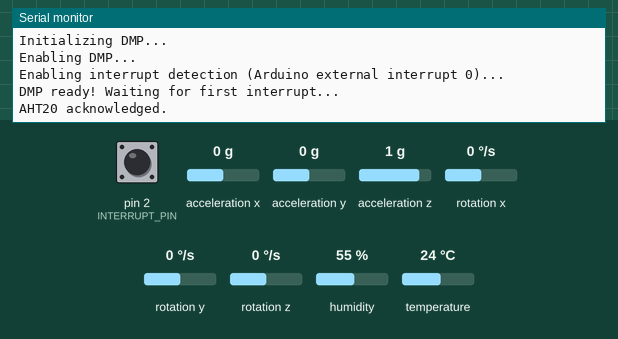
Recording of a sketch running on a simulated Arduino Uno, built with avr-gcc and run on an emulated ATmega328P. Parts: the last lines printed to the serial monitor. The inputs (shaded band) are chosen by the test bench; at power-on: acceleration x 0 g, acceleration y 0 g, acceleration z 1 g, rotation z 0 °/s, humidity 55 %, pin 2 (INTERRUPT_PIN) LOW, rotation x 0 °/s, rotation y 0 °/s, temperature 24 °C. The sensor or clock chip raises its interrupt line as the real part does.

Above: at 1.7 s.
1.8 s: acceleration x set to -1.4 g
At 4.5 s:
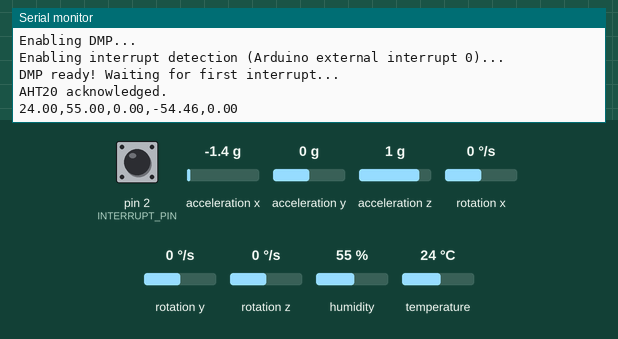
9.2 s: acceleration y set to -1.4 g
At 10.2 s:
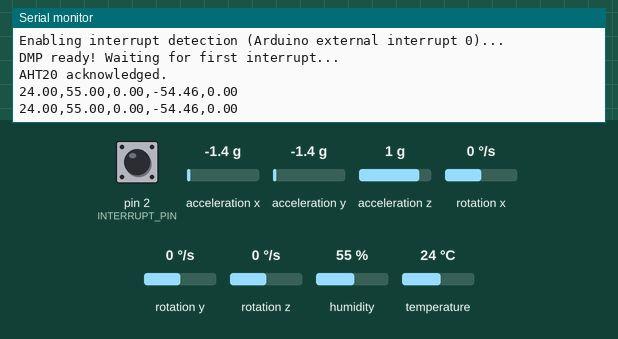
10.7 s: acceleration z set to -1.4 g
At 12.1 s:
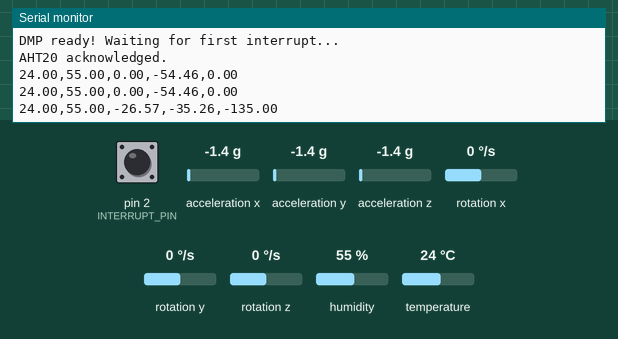
12.2 s: rotation z set to -192 °/s
13.7 s: humidity set to 22 %
At 16.06 s:
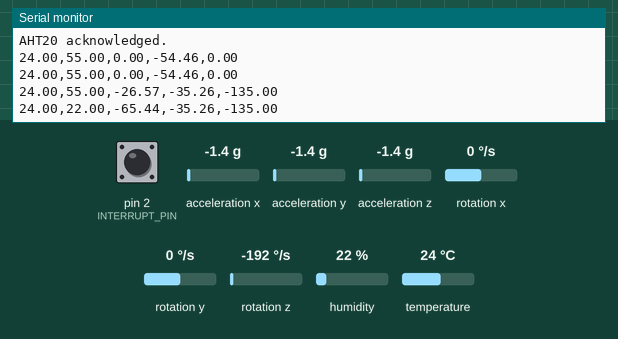
Timing chart, 0 to 16.2 s (numbered marks = the images above; inputs shaded):
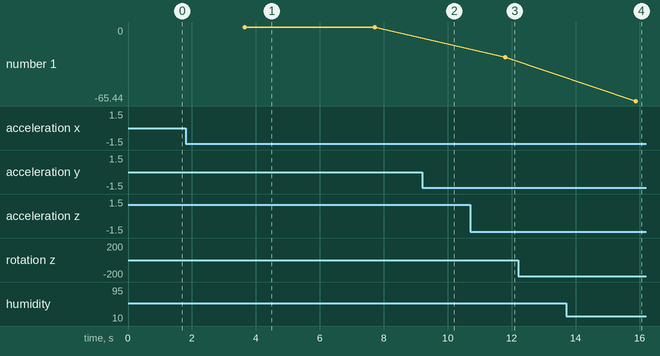

Measured:
- after the input at 1.8 s, the serial monitor: prints a new line after 1.8 s (image 1)
- after the input at 10.7 s, the serial monitor: prints a new line after 1.1 s (image 3)
- after the input at 13.7 s, the serial monitor: prints a new line after 2.2 s (image 4)
- plotted number 1: 0 → -26.57 after the input at 10.7 s

The sketch:

main.ino
```cpp
/*
   Arduino and MPU6050 Accelerometer and Gyroscope Sensor Tutorial
   by Dejan, https://howtomechatronics.com
*/
#include <Wire.h>
#include <AHT20.h>
#include "MPU6050_6Axis_MotionApps20.h"

AHT20 aht20;
float temperature, humidity;

#define INTERRUPT_PIN 2  // use pin 2 on Arduino Uno & most boards
MPU6050 mpu;
Quaternion q;           // [w, x, y, z]         quaternion container
VectorInt16 aa;         // [x, y, z]            accel sensor measurements
VectorInt16 aaReal;     // [x, y, z]            gravity-free accel sensor measurements
VectorInt16 aaWorld;    // [x, y, z]            world-frame accel sensor measurements
VectorFloat gravity;    // [x, y, z]            gravity vector
float euler[3];         // [psi, theta, phi]    Euler angle container
float ypr[3];           // [yaw, pitch, roll]   yaw/pitch/roll container and gravity vector
bool dmpReady = false;  // set true if DMP init was successful
uint8_t mpuIntStatus;   // holds actual interrupt status byte from MPU
uint8_t devStatus;      // return status after each device operation (0 = success, !0 = error)
uint16_t packetSize;    // expected DMP packet size (default is 42 bytes)
uint16_t fifoCount;     // count of all bytes currently in FIFO
uint8_t fifoBuffer[64]; // FIFO storage buffer
float roll, pitch, yaw;

// const int MPU = 0x68; // MPU6050 I2C address
// float AccX, AccY, AccZ;
// float GyroX, GyroY, GyroZ;
// float accAngleX, accAngleY, gyroAngleX, gyroAngleY, gyroAngleZ;
// float roll, pitch, yaw;
// float AccErrorX, AccErrorY, GyroErrorX, GyroErrorY, GyroErrorZ;
// float elapsedTime, currentTime, previousTime;
// int c = 0;

int current = 0;
int publish = 2000;
int step = 1000;

volatile bool mpuInterrupt = false;     // indicates whether MPU interrupt pin has gone high
void dmpDataReady() {
    mpuInterrupt = true;
}

void setup() {
  Serial.begin(19200);
  pinMode(INTERRUPT_PIN, INPUT);
  Wire.begin();                      // Initialize comunication
  Wire.setClock(400000);
  // Wire.beginTransmission(MPU);       // Start communication with MPU6050 // MPU=0x68
  // Wire.write(0x6B);                  // Talk to the register 6B
  // Wire.write(0x00);                  // Make reset - place a 0 into the 6B register
  // Wire.endTransmission(true);        //end the transmission
  /*
  // Configure Accelerometer Sensitivity - Full Scale Range (default +/- 2g)
  Wire.beginTransmission(MPU);
  Wire.write(0x1C);                  //Talk to the ACCEL_CONFIG register (1C hex)
  Wire.write(0x10);                  //Set the register bits as 00010000 (+/- 8g full scale range)
  Wire.endTransmission(true);
  // Configure Gyro Sensitivity - Full Scale Range (default +/- 250deg/s)
  Wire.beginTransmission(MPU);
  Wire.write(0x1B);                   // Talk to the GYRO_CONFIG register (1B hex)
  Wire.write(0x10);                   // Set the register bits as 00010000 (1000deg/s full scale)
  Wire.endTransmission(true);
  delay(20);
  */
  // Call this function if you need to get the IMU error values for your module
  // calculate_IMU_error();
  mpu.initialize();

  // verify connection
    Serial.println(F("Testing device connections..."));
    Serial.println(mpu.testConnection() ? F("MPU6050 connection successful") : F("MPU6050 connection failed"));

    // load and configure the DMP
    Serial.println(F("Initializing DMP..."));
    devStatus = mpu.dmpInitialize();

    // supply your own gyro offsets here, scaled for min sensitivity
    mpu.setXGyroOffset(220);
    mpu.setYGyroOffset(76);
    mpu.setZGyroOffset(-85);
    mpu.setZAccelOffset(1788); // 1688 factory default for my test chip

    // make sure it worked (returns 0 if so)
    if (devStatus == 0) {
        // Calibration Time: generate offsets and calibrate our MPU6050
        mpu.CalibrateAccel(6);
        mpu.CalibrateGyro(6);
        mpu.PrintActiveOffsets();
        // turn on the DMP, now that it's ready
        Serial.println(F("Enabling DMP..."));
        mpu.setDMPEnabled(true);

        // enable Arduino interrupt detection
        Serial.print(F("Enabling interrupt detection (Arduino external interrupt "));
        Serial.print(digitalPinToInterrupt(INTERRUPT_PIN));
        Serial.println(F(")..."));
        attachInterrupt(digitalPinToInterrupt(INTERRUPT_PIN), dmpDataReady, RISING);
        mpuIntStatus = mpu.getIntStatus();

        // set our DMP Ready flag so the main loop() function knows it's okay to use it
        Serial.println(F("DMP ready! Waiting for first interrupt..."));
        dmpReady = true;

        // get expected DMP packet size for later comparison
        packetSize = mpu.dmpGetFIFOPacketSize();
    } else {
        // ERROR!
        // 1 = initial memory load failed
        // 2 = DMP configuration updates failed
        // (if it's going to break, usually the code will be 1)
        Serial.print(F("DMP Initialization failed (code "));
        Serial.print(devStatus);
        Serial.println(F(")"));
    }

  //Check if the AHT20 will acknowledge
  if (aht20.begin() == false)
  {
    Serial.println("AHT20 not detected. Please check wiring. Freezing.");
    while (1);
  }
  temperature = -99.;
  humidity = -99.;
  Serial.println("AHT20 acknowledged.");
  delay(20);
}
void loop() {
  // === Read acceleromter data === //
  // Wire.beginTransmission(MPU);
  // Wire.write(0x3B); // Start with register 0x3B (ACCEL_XOUT_H)
  // Wire.endTransmission(false);
  // Wire.requestFrom(MPU, 6, true); // Read 6 registers total, each axis value is stored in 2 registers
  // //For a range of +-2g, we need to divide the raw values by 16384, according to the datasheet
  // AccX = (Wire.read() << 8 | Wire.read()) / 16384.0; // X-axis value
  // AccY = (Wire.read() << 8 | Wire.read()) / 16384.0; // Y-axis value
  // AccZ = (Wire.read() << 8 | Wire.read()) / 16384.0; // Z-axis value
  // // Calculating Roll and Pitch from the accelerometer data
  // accAngleX = (atan(AccY / sqrt(pow(AccX, 2) + pow(AccZ, 2))) * 180 / PI) - 0.58; // AccErrorX ~(0.58) See the calculate_IMU_error()custom function for more details
  // accAngleY = (atan(-1 * AccX / sqrt(pow(AccY, 2) + pow(AccZ, 2))) * 180 / PI) + 1.58; // AccErrorY ~(-1.58)
  // // === Read gyroscope data === //
  // previousTime = currentTime;        // Previous time is stored before the actual time read
  // currentTime = millis();            // Current time actual time read
  // elapsedTime = (currentTime - previousTime) / 1000; // Divide by 1000 to get seconds
  // Wire.beginTransmission(MPU);
  // Wire.write(0x43); // Gyro data first register address 0x43
  // Wire.endTransmission(false);
  // Wire.requestFrom(MPU, 6, true); // Read 4 registers total, each axis value is stored in 2 registers
  // GyroX = (Wire.read() << 8 | Wire.read()) / 131.0; // For a 250deg/s range we have to divide first the raw value by 131.0, according to the datasheet
  // GyroY = (Wire.read() << 8 | Wire.read()) / 131.0;
  // GyroZ = (Wire.read() << 8 | Wire.read()) / 131.0;
  // // Correct the outputs with the calculated error values
  // GyroX = GyroX + 0.56; // GyroErrorX ~(-0.56)
  // GyroY = GyroY - 2; // GyroErrorY ~(2)
  // GyroZ = GyroZ + 0.79; // GyroErrorZ ~ (-0.8)
  // // Currently the raw values are in degrees per seconds, deg/s, so we need to multiply by sendonds (s) to get the angle in degrees
  // gyroAngleX = gyroAngleX + GyroX * elapsedTime; // deg/s * s = deg
  // gyroAngleY = gyroAngleY + GyroY * elapsedTime;
  // yaw =  yaw + GyroZ * elapsedTime;
  // // Complementary filter - combine acceleromter and gyro angle values
  // roll = 0.96 * gyroAngleX + 0.04 * accAngleX;
  // pitch = 0.96 * gyroAngleY + 0.04 * accAngleY;
  // delay(20);
  if (mpu.dmpGetCurrentFIFOPacket(fifoBuffer)) { // Get the Latest packet
    mpu.dmpGetQuaternion(&q, fifoBuffer);
    mpu.dmpGetGravity(&gravity, &q);
    mpu.dmpGetYawPitchRoll(ypr, &q, &gravity);
    roll = ypr[0] * 180/M_PI;
    pitch = ypr[1] * 180/M_PI;
    yaw = ypr[2] * 180/M_PI;
  }

  if (current > publish)
  {
    if (aht20.available() == true)
    {
      //Get the new temperature and humidity value
      temperature = aht20.getTemperature();
      humidity = aht20.getHumidity();
    }
    //Print the results
    Serial.print(temperature, 2);
    Serial.print(",");
    Serial.print(humidity, 2);
    Serial.print(",");
    Serial.print(roll);
    Serial.print(",");
    Serial.print(pitch);
    Serial.print(",");
    Serial.println(yaw);
    current = 0;
  } else {
    current = current + step;
  }

  // Serial.print(roll);
  // Serial.print(",");
  // Serial.print(pitch);
  // Serial.print(",");
  // Serial.println(yaw);
  delay(step);
}
// void calculate_IMU_error() {
//   // We can call this funtion in the setup section to calculate the accelerometer and gyro data error. From here we will get the error values used in the above equations printed on the Serial Monitor.
//   // Note that we should place the IMU flat in order to get the proper values, so that we then can the correct values
//   // Read accelerometer values 200 times
//   while (c < 200) {
//     Wire.beginTransmission(MPU);
//     Wire.write(0x3B);
//     Wire.endTransmission(false);
//     Wire.requestFrom(MPU, 6, true);
//     AccX = (Wire.read() << 8 | Wire.read()) / 16384.0 ;
//     AccY = (Wire.read() << 8 | Wire.read()) / 16384.0 ;
//     AccZ = (Wire.read() << 8 | Wire.read()) / 16384.0 ;
//     // Sum all readings
//     AccErrorX = AccErrorX + ((atan((AccY) / sqrt(pow((AccX), 2) + pow((AccZ), 2))) * 180 / PI));
//     AccErrorY = AccErrorY + ((atan(-1 * (AccX) / sqrt(pow((AccY), 2) + pow((AccZ), 2))) * 180 / PI));
//     c++;
//   }
//   //Divide the sum by 200 to get the error value
//   AccErrorX = AccErrorX / 200;
//   AccErrorY = AccErrorY / 200;
//   c = 0;
//   // Read gyro values 200 times
//   while (c < 200) {
//     Wire.beginTransmission(MPU);
//     Wire.write(0x43);
//     Wire.endTransmission(false);
//     Wire.requestFrom(MPU, 6, true);
//     GyroX = Wire.read() << 8 | Wire.read();
//     GyroY = Wire.read() << 8 | Wire.read();
//     GyroZ = Wire.read() << 8 | Wire.read();
//     // Sum all readings
//     GyroErrorX = GyroErrorX + (GyroX / 131.0);
//     GyroErrorY = GyroErrorY + (GyroY / 131.0);
//     GyroErrorZ = GyroErrorZ + (GyroZ / 131.0);
//     c++;
//   }
//   //Divide the sum by 200 to get the error value
//   GyroErrorX = GyroErrorX / 200;
//   GyroErrorY = GyroErrorY / 200;
//   GyroErrorZ = GyroErrorZ / 200;
//   // Print the error values on the Serial Monitor
//   Serial.print("AccErrorX: ");
//   Serial.println(AccErrorX);
//   Serial.print("AccErrorY: ");
//   Serial.println(AccErrorY);
//   Serial.print("GyroErrorX: ");
//   Serial.println(GyroErrorX);
//   Serial.print("GyroErrorY: ");
//   Serial.println(GyroErrorY);
//   Serial.print("GyroErrorZ: ");
//   Serial.println(GyroErrorZ);
// }
```
